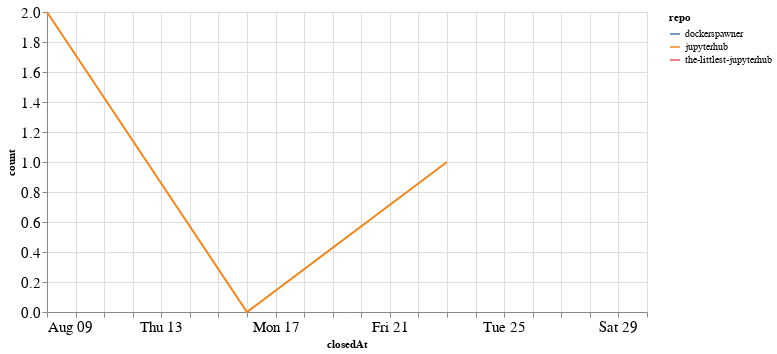

Notebook cell for this chart:
### Code cell
closed_by_time = closed_by.groupby('repo').resample('W', on='closedAt').count()['author'].reset_index()
closed_by_time = closed_by_time.rename(columns={'author': 'count'})

alt.Chart(closed_by_time, width=600).mark_line().encode(
    x='closedAt',
    y='count',
    color='repo',
    tooltip="repo"
)

### Figure 1 — Vega-Lite specification as saved in the notebook (floating-point values rounded to 4 significant figures)
{"config": {"axisLeft": {"labelFontSize": 15}, "axisBottom": {"labelFontSize": 15}}, "data": {"name": "data-e3d22d693db8c6ee88f39fe4fed22973"}, "mark": "line", "encoding": {"color": {"type": "nominal", "field": "repo"}, "tooltip": {"type": "nominal", "field": "repo"}, "x": {"type": "temporal", "field": "closedAt"}, "y": {"type": "quantitative", "field": "count"}}, "width": 600, "$schema": "https://vega.github.io/schema/vega-lite/v4.8.1.json", "datasets": {"data-e3d22d693db8c6ee88f39fe4fed22973": [{"repo": "dockerspawner", "closedAt": "2020-08-09T00:00:00", "count": 1}, {"repo": "jupyterhub", "closedAt": "2020-08-09T00:00:00", "count": 2}, {"repo": "jupyterhub", "closedAt": "2020-08-16T00:00:00", "count": 0}, {"repo": "jupyterhub", "closedAt": "2020-08-23T00:00:00", "count": 1}, {"repo": "the-littlest-jupyterhub", "closedAt": "2020-08-30T00:00:00", "count": 1}]}}
